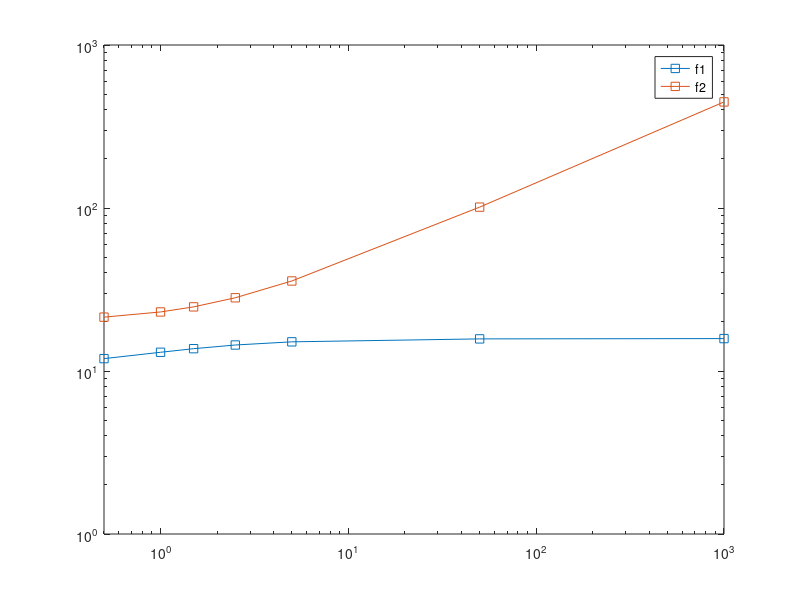

Recreate this plot in MATLAB.
%% TASK 3: SENSITIVITY ANALYSIS TO dt of 1-cos LOAD

dti = [0.01; 0.05; 0.09; 0.1; 0.11; 0.2; 0.3; 1.0]';
Fi = 1./dti
disp(Fi)

%%

k1 = 3947.84;
a = [0, .5, 1, 1.5, 2.5, 5, 50, 1000]';
k = a*k1;

freqs = [
9.999998E+00, 2.000000E+01;
1.191159E+01, 2.140359E+01;
1.302775E+01, 2.302775E+01;
1.370649E+01, 2.474130E+01;
1.443788E+01, 2.813445E+01;
1.509916E+01, 3.566532E+01;
1.574009E+01, 1.012534E+02;
1.580783E+01, 4.474930E+02
];

figure(1)
loglog(a, freqs(:,:), '-s')
% set(gca, 'YScale', 'log')
% set(gca, 'XScale', 'log')
xlim([.5,1000])
legend({'f1', 'f2'})


%% Analytical f1
k1 = 3947.84;
k2 = 15791.36;
M1 = 1;
cycles_kinfinity_eig1 = 1/(2*pi) * sqrt((k1+k2)/2*M1)




